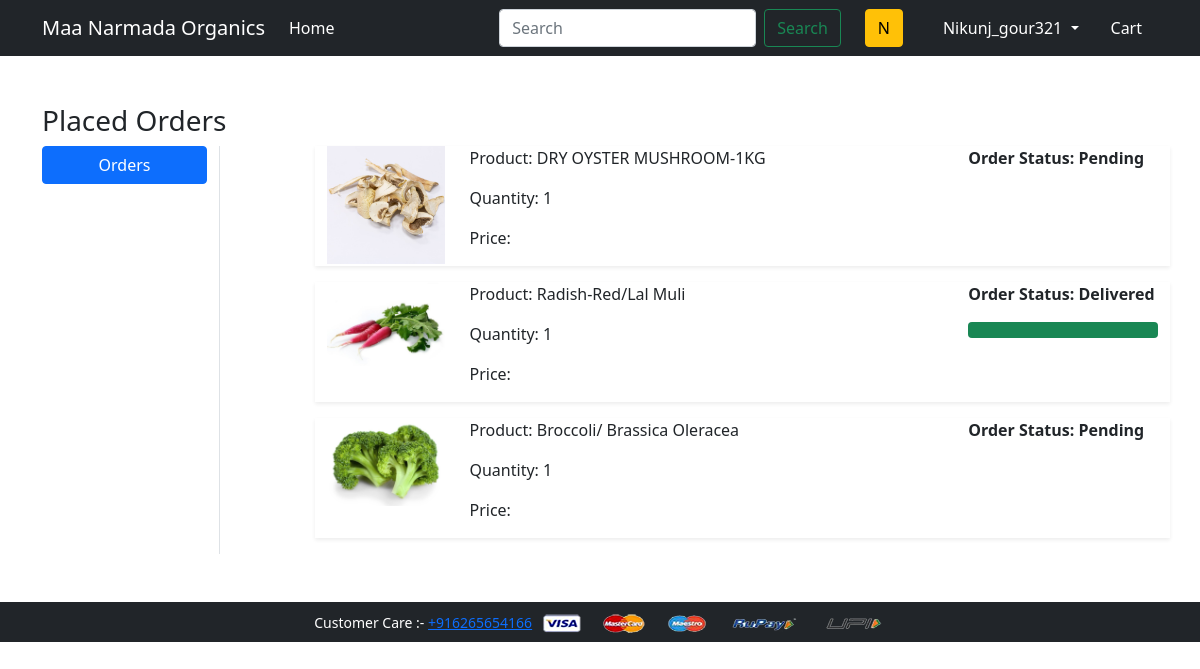
The page /orders/ (signed in) on the database as committed earlier.
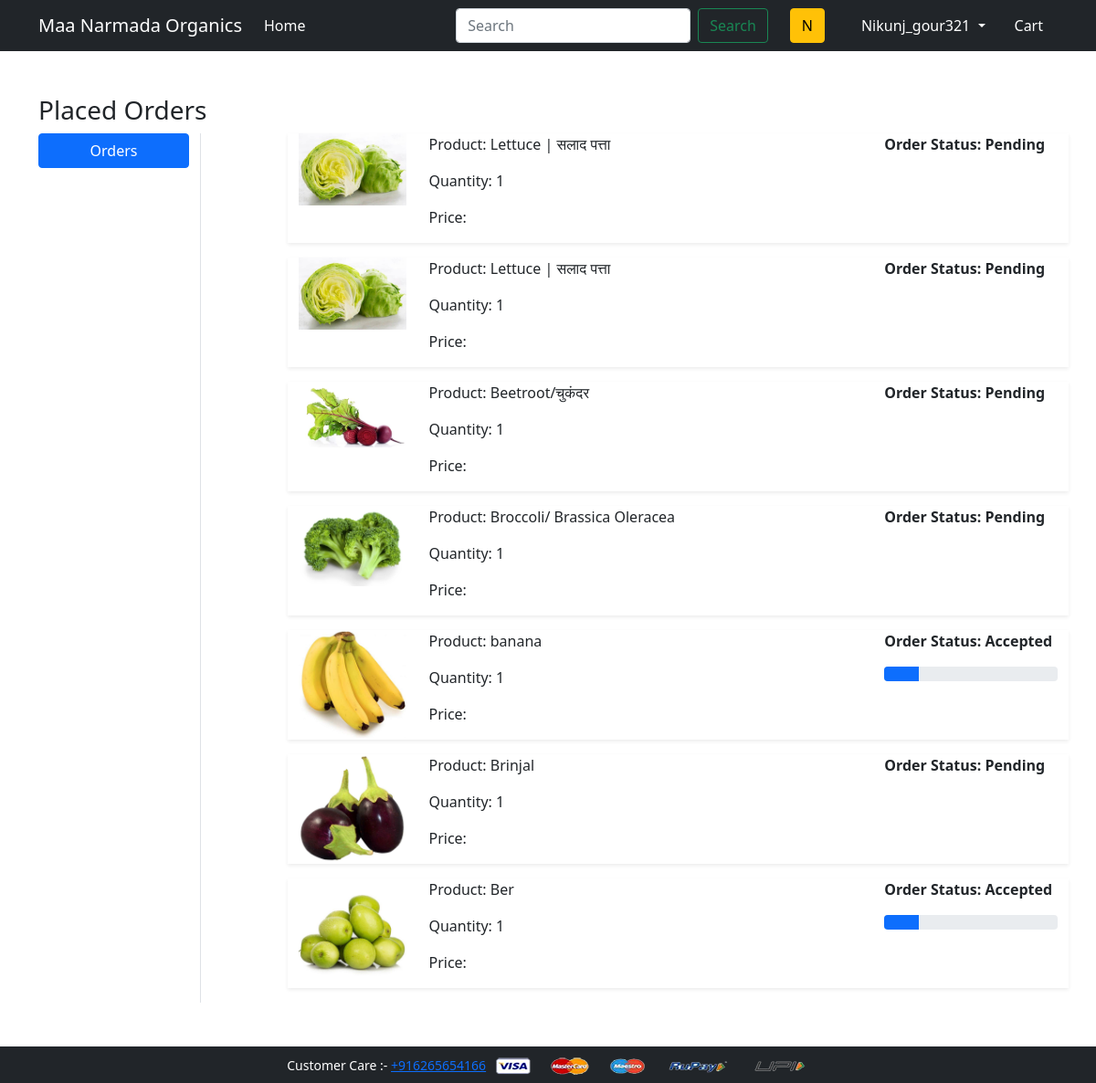
The same page on the database as committed later.
### app/models.py (models this page shows)
class OrderePlaced(models.Model):
    user = models.ForeignKey(User, on_delete=models.CASCADE)
    customer = models.ForeignKey(Customer, on_delete=models.CASCADE)
    product = models.ForeignKey(Product, on_delete=models.CASCADE)
    quantity = models.PositiveIntegerField(default=1)
    ordered_date = models.DateTimeField(auto_now_add=True)
    status = models.CharField(max_length=50, choices=STATUS_CHOICES, default='Pending')

class Product(models.Model):
    title = models.CharField(max_length=100)
    selling_price = models.FloatField()
    discounted_price = models.FloatField()
    description = models.TextField()
    brand = models.CharField(max_length=100)
    category = models.CharField(choices=CATEGORY_CHOICES, max_length=2)
    product_image = models.ImageField(upload_to='productimg')

### app/views.py (the view)
# urls.py: path('orders/', views.orders, name='orders'),
@login_required()
def orders(request):
    op = OrderePlaced.objects.filter(user=request.user)
    return render(request, 'app/orders.html', {'order_placed': op})

### app/templates/app/orders.html (shortened to what this page needs)
{% extends 'app/base.html' %}
{% load static %}
{% block main-content %}
<div class="container my-5">
 <div class="row">
 <h3>Placed Orders</h3>
  <div class="col-sm-2 border-end">
   <ul class="list-unstyled">
    <li class="d-grid"><a href="{% url 'orders' %}" class="btn btn-primary">Orders</a></li>
   </ul>
  </div>
  <div class="col-sm-9 offset-sm-1">
  {% for op in order_placed %}
   <div class="row shadow-sm mb-3">
    <div class="col-sm-2">
     <img src="{{op.product.product_image.url}}" alt="" srcset="" class="img-fluid" height="150" width="150">
    </div>
    <div class="col-sm-7">
     <p>Product: {{op.product.title}}</p>
     <p>Quantity: {{op.quantity}}</p>
     <p>Price: {{op.total_cost}}</p>
    </div>
    <div class="col-sm-3 fw-bold">
     <p>Order Status: {{op.status}}</p>
      {% if op.status == 'Accepted' %}
      <div class="progress">
       <div class="progress-bar" role="progressbar" style="width: 20%" aria-valuenow="20" aria-valuemin="0" aria-valuemax="100"></div>
      </div>
      {% endif %}
      {% if op.status == 'Delivered' %}
      <div class="progress">
       <div class="progress-bar bg-success" role="progressbar" style="width: 100%" aria-valuenow="100" aria-valuemin="0" aria-valuemax="100"></div>
      </div>
      {% endif %}
    </div>
   </div>
   {% endfor %}
  </div>
 </div>
</div>
{% endblock main-content %}

### app/templates/app/base.html (shortened to what this page needs)
<!doctype html>
{% load static %}
<html lang="en">
  <head>
    <link href="https://cdn.jsdelivr.net/npm/bootstrap@5.0.0-beta1/dist/css/bootstrap.min.css" rel="stylesheet">
    <link rel="stylesheet" href="{% static 'app/css/owl.carousel.min.css' %}">
    <link rel="stylesheet" href="{% static 'app/css/all.min.css' %}">
    <link rel="stylesheet" href="{% static 'app/css/style.css' %}">
  </head>
  <body>
    <nav class="navbar navbar-expand-lg navbar-dark bg-dark">
     <div class="container">
       <a class="navbar-brand" href="/">Maa Narmada Organics</a>
       <div class="collapse navbar-collapse" id="navbarSupportedContent">
         <ul class="navbar-nav me-auto mb-2 mb-lg-0">
          {% if request.user.is_authenticated %}
           <li class="nav-item">
             <a class="nav-link active" aria-current="page" href="/">Home</a>
           </li>
         </ul>
         <form method="GET" action='/search' class="d-flex">
          <input name="keyword" id="search" class="form-control me-2" type="search" placeholder="Search" aria-label="Search">
          <button class="btn btn-outline-success" type="submit">Search</button>
         </form>
        <button class="btn btn-warning mx-4">{{request.user.username|first|capfirst}}</button>
         <div>
          <ul class="navbar-nav me-auto mb-2 mb-lg-0">
           <li class="nav-item dropdown mx-2">
              <a class="nav-link dropdown-toggle text-white" href="#" id="profileDropdown" role="button" data-bs-toggle="dropdown" aria-expanded="false">
                {{request.user.username|capfirst}}
              </a>
            </li>
            <li class="nav-item mx-2">
             <a href="{% url 'showcart' %}" class="nav-link text-white"> Cart </a>
            </li>
            {% endif %}
          </ul>
         </div>
       </div>
     </div>
    </nav>
    {% block main-content %} {% endblock main-content %}
    <footer class="container-fluid bg-dark text-center p-2 mt-5">
        <small class="text-white">Customer Care :- <a href="tel:+916265654166">+916265654166</a> </small>
        <img src="{% static 'app/images/payment.png' %}" alt="" srcset="" class="img-fluid" height="2px">
    </footer>
  </body>
</html>

Rows that differ between the two databases and show on the page:
removed OrderePlaced: product.product_image (picture), product "DRY OYSTER MUSHROOM-1KG", quantity "1", status "Pending"
removed OrderePlaced: product.product_image (picture), product "Radish-Red/Lal Muli", quantity "1", status "Delivered"
added OrderePlaced: product.product_image (picture), product "Lettuce | सलाद पत्ता", quantity "1", status "Pending"
added OrderePlaced: product.product_image (picture), product "Lettuce | सलाद पत्ता", quantity "1", status "Pending"
added OrderePlaced: product.product_image (picture), product "Beetroot/चुकंदर", quantity "1", status "Pending"
added OrderePlaced: product.product_image (picture), product "banana", quantity "1", status "Accepted"
added OrderePlaced: product.product_image (picture), product "Brinjal", quantity "1", status "Pending"
added OrderePlaced: product.product_image (picture), product "Ber", quantity "1", status "Accepted"
